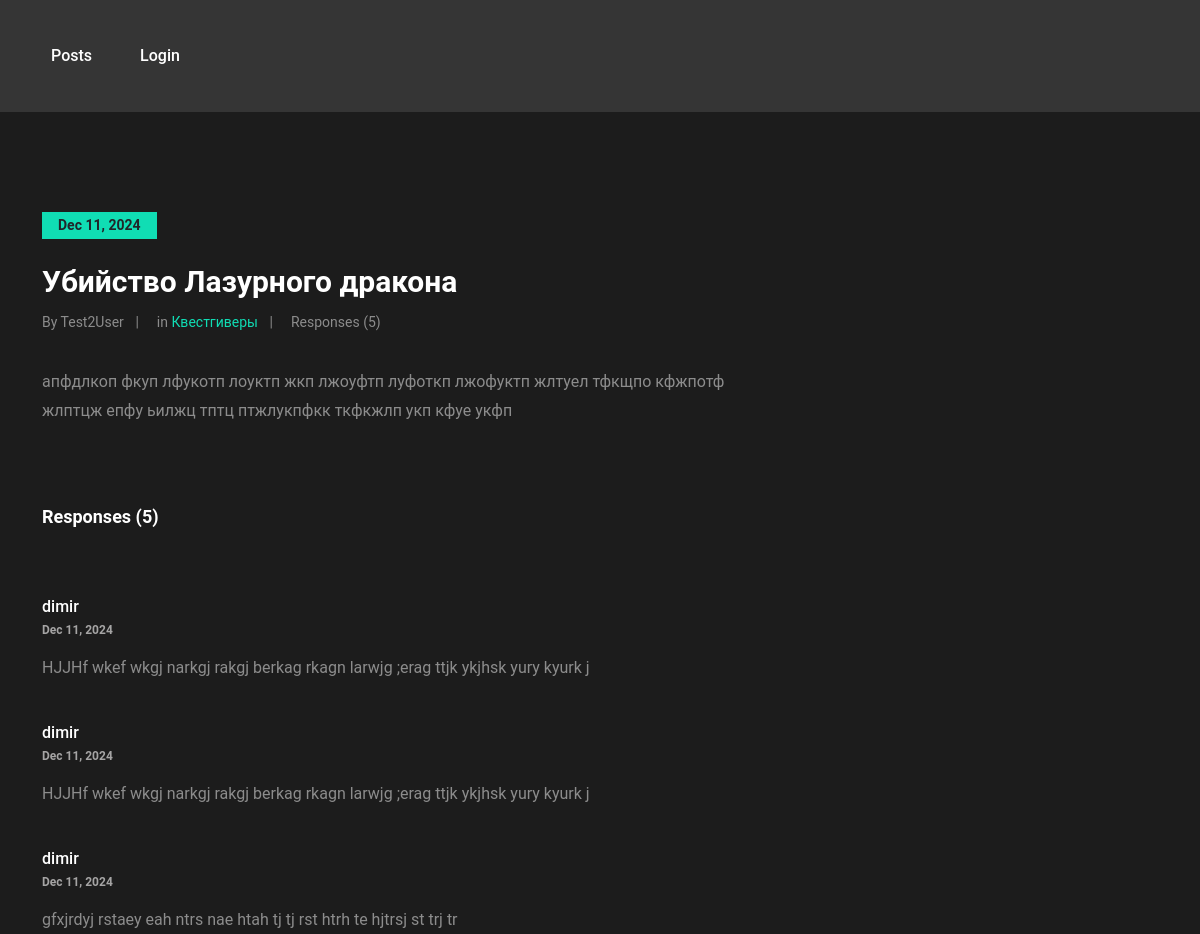
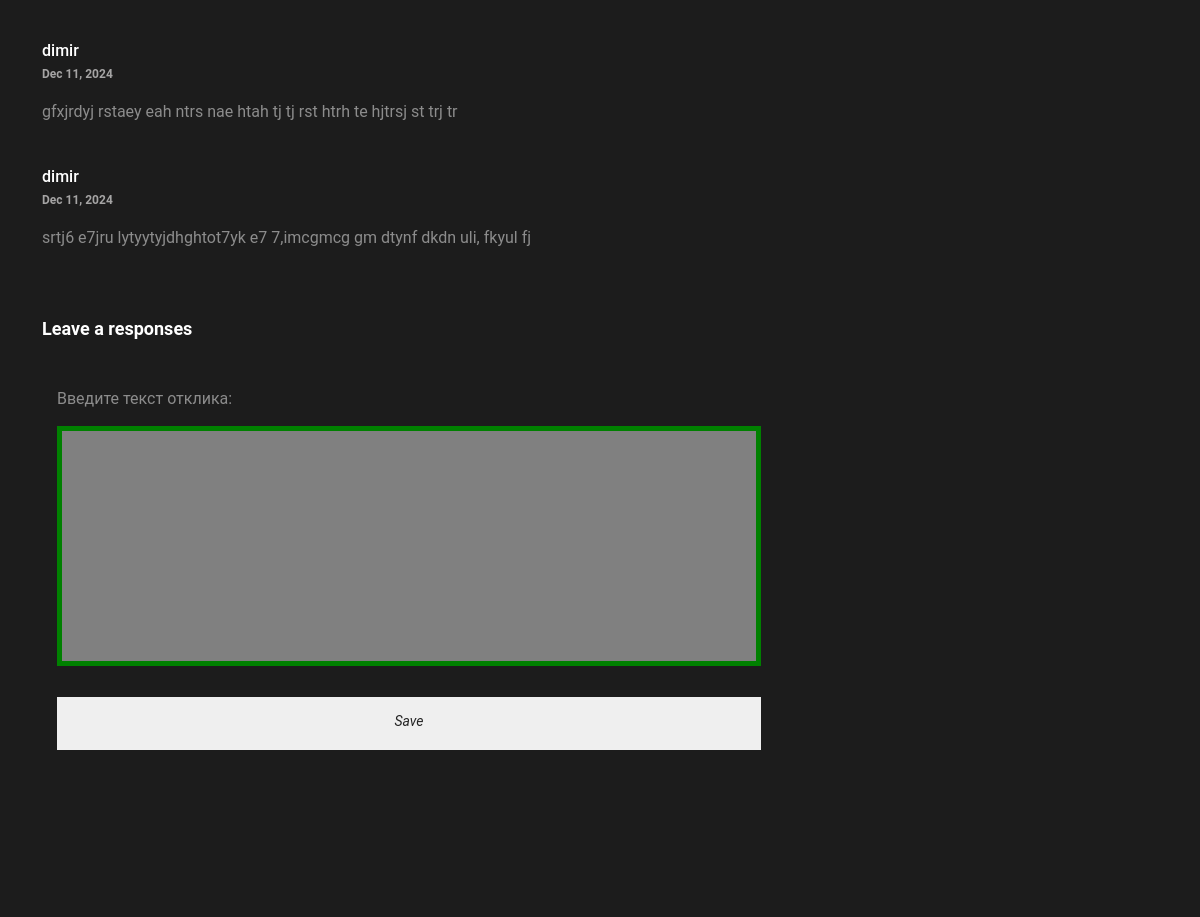
Screenshot of /posts/14 with the database file from the repository (2 pictures, top to bottom).
### board/models.py (models this page shows, shortened)
class Post(models.Model):
    author = models.ForeignKey(verbose_name='Автор', to=User, on_delete=models.CASCADE)
    time_in = models.DateField(auto_now_add=True)
    name = models.CharField(verbose_name='Заголовок', max_length=50, default='no name')
    text = models.TextField(verbose_name='Текст')
    category = models.ManyToManyField(Category, verbose_name='Категория', through='PostCategory', blank=False,
                                      related_name='category')
    def get_category(self):
        return ",".join([str(c) for c in self.category.all()])
    get_category.short_description = 'Категория'

class Category(models.Model):
    name = models.CharField(max_length=25, unique=True)
    def __str__(self):
        return self.name

class PostsResponses(models.Model):
    author = models.ForeignKey(verbose_name='Автор', to=User, on_delete=models.CASCADE)
    post = models.ForeignKey(verbose_name='Объявление', to=Post, on_delete=models.CASCADE)
    text = models.CharField(verbose_name='Текст', max_length=400)
    time_in = models.DateTimeField(auto_now_add=True)
    accepted = models.BooleanField(default=False)

### board/views.py (the view)
# urls.py: path('<int:pk>', PostDetail.as_view(), name='post_detail'),
class PostDetail(DetailView):
    model = Post
    template_name = 'post.html'
    context_object_name = 'post'
    pk_url_kwarg = 'pk'
    def post(self, request, *args, **kwargs):
        post = self.get_object()
        form = PostsResponsesForm(request.POST)
        if form.is_valid():
            replay = form.save(commit=False)
            replay.post = post
            replay.author = request.user
            if post.author == request.user:
                replay.accepted = True
            replay.save()
            return redirect('post_detail', pk=post.pk)
    def get_context_data(self, **kwargs):
        context = super().get_context_data(**kwargs)
        post = self.object
        post_responses = post.postsresponses_set.filter(accepted=True)
        context['form'] = PostsResponsesForm
        context['responses'] = post_responses
        return context

### board/templatetags/custom_filters.py (called while the page is built)
@register.filter()
def len_responses(value):
    responses = PostsResponses.objects.filter(post=value, accepted=True)
    return len(responses)

### templates/post.html (shortened to what this page needs)
{% extends 'flatpages/default.html' %}
{% load custom_filters %}
{% block content %}
<section class="blog-section spad">
		<div class="container">
			<div class="row">
				<div class="col-lg-8">
					<div class="blog-post single-post">
						<div class="post-date">{{ post.time_in|date:'M d, Y' }}</div>
						<h3>{{ post.name }}</h3>
						<div class="post-metas">
							<div class="post-meta">By {{ post.author }}</div>
							<div class="post-meta">in <a href="#">{% for category in post.category.all %}
                    {{ category }} {% if not forloop.last %}, {% endif %}
                {% endfor %}</a></div>
							<div class="post-meta">Responses ({{ post|len_responses }})</div>
						</div>
						<p>{{ post.text }}</p>
						<div class="comments">
							{% if responses %}
							<h5>Responses ({{ responses|length }})</h5>
							<ul class="comments-list">
							{% for response in responses %}
								{% if response.accepted == True %}
								<li>
									<div class="comment-text">
										<h6>{{ response.author }}</h6>
										<div class="comment-date">{{ response.time_in|date:'M d, Y' }}</div>
										<p>{{ response.text }}</p>
									</div>
								</li>
								{% endif %}
								{% endfor %}
							</ul>
							{% else %}
							<h5>Откликов нет</h5>
							{% endif %}
							<h5>Leave a responses</h5>
							<form class="comment-form" method="post">
									<div class="col-md-6" style="max-width:100%">
    										{{ form.as_p }}
    										<input type="submit" value="Save" />
									</div>
							</form>
						</div>
					</div>
				</div>
			</div>
		</div>
	</section>
{% endblock content %}

### static/css/style.css (style rules this page uses)
html, body { height: 100%; font-family: "Roboto", sans-serif; -webkit-font-smoothing: antialiased; font-smoothing: antialiased; }
h1, h2, h3, h4, h5, h6 { margin: 0; color: #111111; font-weight: 700; }
h3 { font-size: 30px; }
h5 { font-size: 18px; }
h6 { font-size: 16px; }
p { font-size: 16px; color: #8c8c8c; line-height: 1.8; }
ul, ol { padding: 0; margin: 0; }
.spad { padding-top: 106px; padding-bottom: 106px; }
.blog-section { background: #1c1c1c; }
.blog-post { margin-bottom: 70px; }
.blog-post .post-date { display: inline-block; font-size: 14px; font-weight: 700; padding: 3px 16px; margin-bottom: 25px; background: #10ddb4; }
.blog-post h3 { color: #fff; margin-bottom: 10px; }
.blog-post .post-metas { margin-bottom: 30px; }
.blog-post .post-metas .post-meta { position: relative; display: inline-block; color: #8c8c8c; font-size: 14px; padding-right: 15px; margin-right: 14px; margin-bottom: 5px; }
.blog-post .post-metas .post-meta:after { position: absolute; content: "|"; right: 0; top: 0; color: #8c8c8c; font-size: 14px; }
.blog-post .post-metas .post-meta:last-child { margin-right: 0; padding-right: 0; }
.blog-post .post-metas .post-meta:last-child:after { display: none; }
.blog-post .post-metas a { color: #ffea00; }
.blog-post.featured-post, .blog-post.review-post, .blog-post.single-post { margin-bottom: 80px; }
.blog-post.featured-post p, .blog-post.review-post p, .blog-post.single-post p { margin-bottom: 40px; }
.blog-post.featured-post .post-metas a, .blog-post.review-post .post-metas a, .blog-post.single-post .post-metas a { color: #10ddb4; }
.blog-post.single-post { margin-bottom: 0; }
.blog-post.single-post p { margin-bottom: 30px; }
.comments { padding-top: 50px; }
.comments h5 { color: #fff; margin-bottom: 45px; }
.comments-list { list-style: none; padding-top: 25px; padding-bottom: 25px; }
.comments-list li { margin-bottom: 40px; }
.comments-list .comment-text { overflow: hidden; }
.comments-list .comment-text h6 { color: #fff; font-weight: 500; margin-bottom: 5px; }
.comments-list .comment-text .comment-date { font-size: 12px; font-weight: 700; color: #a5a4a4; margin-bottom: 15px; }
.comments-list .comment-text p { margin-bottom: 0; }
.comment-form input, .comment-form textarea { width: 100%; height: 53px; padding: 0 34px; margin-bottom: 34px; font-size: 14px; font-style: italic; color: #242424; border: none; border-bottom: 3px solid transparent; }
.comment-form textarea { height: 240px; resize: none; padding: 20px 34px 15px; margin-bottom: 31px; }
@media (min-width: 1200px) { .container { max-width: 1176px; } }

### rows the page displays
Post: time_in "Dec 11, 2024", name "Убийство Лазурного дракона", author "Test2User", id "5", text "апфдлкоп фкуп лфукотп лоуктп жкп лжоуфтп луфоткп лжофуктп жлтуел тфкщпо кфжпотф жлптцж епфу ьилжц тптц птжлукпфкк ткфкжлп укп кфуе укфп"
Category: name "Квестгиверы"
PostsResponses: author "dimir", time_in "Dec 11, 2024", text "HJJHf wkef wkgj narkgj rakgj berkag rkagn larwjg ;erag ttjk ykjhsk yury kyurk j"
PostsResponses: author "dimir", time_in "Dec 11, 2024", text "HJJHf wkef wkgj narkgj rakgj berkag rkagn larwjg ;erag ttjk ykjhsk yury kyurk j"
PostsResponses: author "dimir", time_in "Dec 11, 2024", text "gfxjrdyj rstaey eah ntrs nae htah tj tj rst htrh te hjtrsj st trj tr"
PostsResponses: author "dimir", time_in "Dec 11, 2024", text "gfxjrdyj rstaey eah ntrs nae htah tj tj rst htrh te hjtrsj st trj tr"
PostsResponses: author "dimir", time_in "Dec 11, 2024", text "srtj6 e7jru lytyytyjdhghtot7yk e7 7,imcgmcg gm dtynf dkdn uli, fkyul fj"

### other values shown
{{ responses|length }} "5"
